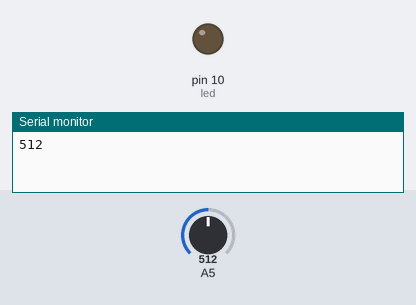
Bench run of a sketch on a simulated Arduino Uno, built with avr-gcc and run on an emulated ATmega328P. Parts: output pins drawn as LEDs (lit = HIGH), the last lines printed to the serial monitor. Inputs (shaded band) come from the test bench; at power-on: A5 = 512.

Above: at 6.2 s.
6.3 s: A5 set to 163
7.8 s: A5 set to 138
At 9.17 s:
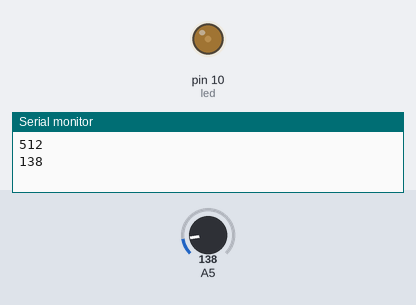
At 14.2 s:
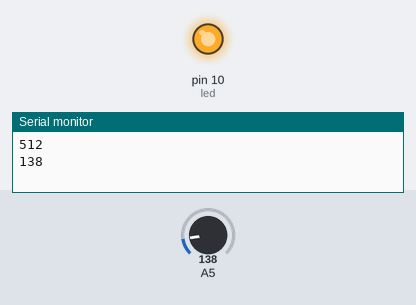
Timing chart, 0 to 15.7 s (numbered marks = the images above; inputs shaded):
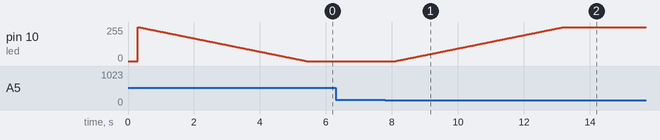

The sketch:

LDR_Circuit.ino
```cpp
int ldr=A5;
int a,b,c;
int led=10;
void setup()
{
  Serial.begin(9600);
  pinMode(led,OUTPUT);

}

void loop()
{
  a=analogRead(A5);
  Serial.println(a);
  delay(300);
  if(a<=150)
  {
    for(int i=0;i<=255;i++)
    {
      analogWrite(10,i);
      delay(20);
      }
while(a<=150)
{
  a=analogRead(A5);
}
  }

  else
  {

    for(int i=255;i>=0;i--)
    {
      analogWrite(10,i);
      delay(20);
      }
      while(a>150)
{
  a=analogRead(A5);
}
  }
  }
```

Measured:
- the behaviour switches between 151 and 150 on A5 (found by bisection; images 0 and 1)
- after the input at 6.3 s, every drawn part: stays the same
- after the input at 7.8 s, pin 10 (led): moves from 0/255 to 255/255 over 5.1 s, starting after 0.32 s
